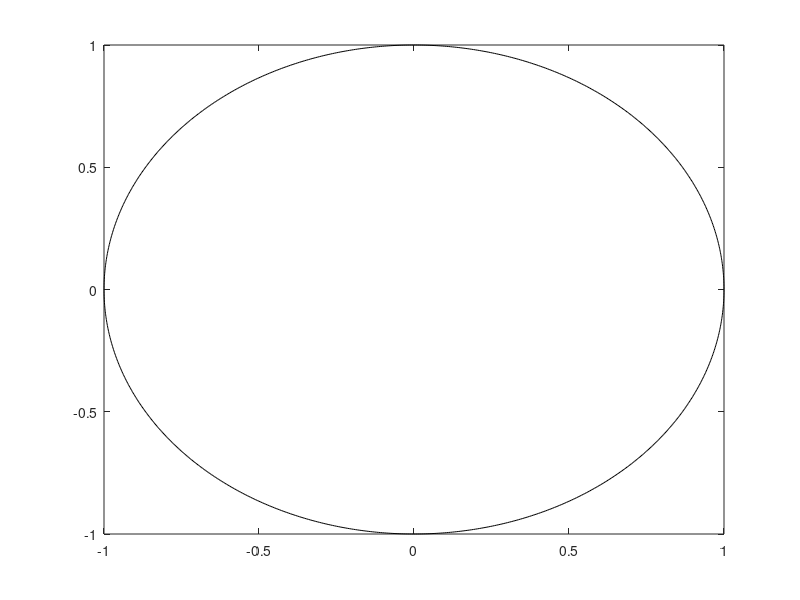

The MATLAB script that drew this image: (Note: this script raises an error after producing the figure.)
%% EXAMPLE SCRIPT

% Define an x-y curve
t = linspace(0,2*pi,1000);

%x = [0 3 2 4 4 5 6 5 7];
%y = [8 12 20 22 14 8 16 20 20];
x = cos(t);
y = sin(t);

plot(x, y, '-k');
hold on;

% Compute offset curve by 0.3
[xo, yo] = offsetCurve(x, y, 1);
plot(xo, yo, '-b');

% Compute offset curve by -0.8
%[xo2, yo2] = offsetCurve(x, y, -0.8);
%plot(xo2, yo2, '-r');

% Compute offset curve by 6 points respecting proportions of current axis
%drawnow();
%set(gca, 'XLimMode', 'manual'); % First lock the X and Y lims
%set(gca, 'YLimMode', 'manual');
%[xo3, yo3] = offsetCurve(x, y, 0.6, gca);

%plot(xo3, yo3, '-m');


hold off;
axis equal